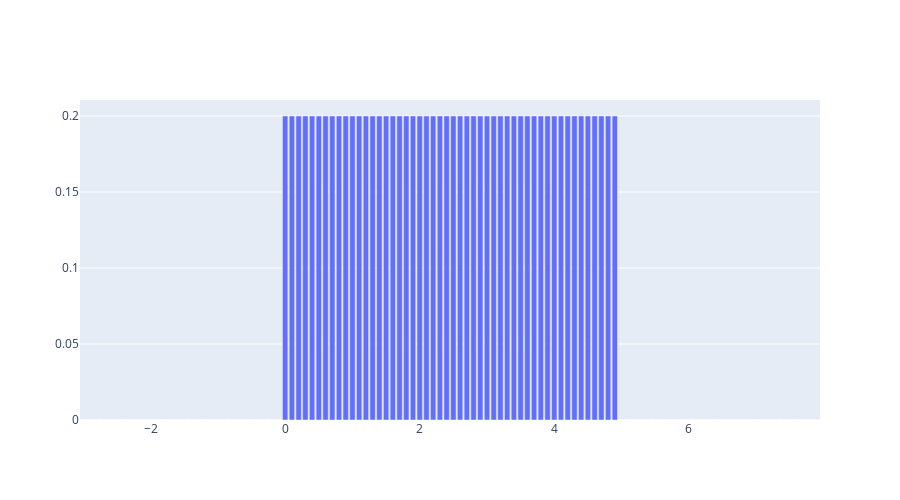

Notebook cell for this chart:
### Markdown cell above
$\textbf{Uniform Distribution}$

- If $\theta_1 < \theta_2$, a random variable, $Y$, is said to have a continuous uniform probability distribution on the interval $(\theta_1, \theta_2) \iff$ the density of $Y$ if

\begin{gather}
f(y) = \begin{cases}
      \frac{1}{\theta_2 - \theta_1}, & \text{if}\ \theta_1 \leq y \leq \theta_2 \\
      0, & \text{otherwise}
    \end{cases}
\end{gather}

- $E(Y) = \frac{\theta_1 - \theta_2}{2}$

- $V(Y) = \frac{(\theta_1 - \theta_2)^2}{2}$

### Code cell
from scipy.stats import uniform
import numpy as np
import plotly.graph_objects as go

#creating an array of values between
#-3 to 8 with a difference of 0.1
x = np.arange(-3, 8, 0.1)

y = uniform.pdf(x, 0, 5)

fig = go.Figure([go.Bar(x=x, y=y)])
fig.update_layout(height = 500)
fig.show()

### Figure 1 — Plotly figure (JSON) as saved in the notebook; plotly's stock layout.template omitted (floating-point values rounded to 4 significant figures)
{"data": [{"type": "bar", "x": [-3, -2.9, -2.8, -2.7, -2.6, -2.5, -2.4, -2.3, -2.2, -2.1, -2.0, -1.9, -1.8, -1.7, -1.6, -1.5, -1.4, -1.3, -1.2, -1.1, -1.0, -0.9, -0.8, -0.7, -0.6, -0.5, -0.4, -0.3, -0.2, -0.1, 2.665e-15, 0.1, 0.2, 0.3, 0.4, 0.5, 0.6, 0.7, 0.8, 0.9, 1.0, 1.1, 1.2, 1.3, 1.4, 1.5, 1.6, 1.7, 1.8, 1.9, 2.0, 2.1, 2.2, 2.3, 2.4, 2.5, 2.6, 2.7, 2.8, 2.9, 3.0, 3.1, 3.2, 3.3, 3.4, 3.5, 3.6, 3.7, 3.8, 3.9, 4.0, 4.1, 4.2, 4.3, 4.4, 4.5, 4.6, 4.7, 4.8, 4.9, 5.0, 5.1, 5.2, 5.3, 5.4, 5.5, 5.6, 5.7, 5.8, 5.9, 6.0, 6.1, 6.2, 6.3, 6.4, 6.5, 6.6, 6.7, 6.8, 6.9, 7.0, 7.1, 7.2, 7.3, 7.4, 7.5, 7.6, 7.7, 7.8, 7.9], "y": [0, 0, 0, 0, 0, 0, 0, 0, 0, 0, 0, 0, 0, 0, 0, 0, 0, 0, 0, 0, 0, 0, 0, 0, 0, 0, 0, 0, 0, 0, 0.2, 0.2, 0.2, 0.2, 0.2, 0.2, 0.2, 0.2, 0.2, 0.2, 0.2, 0.2, 0.2, 0.2, 0.2, 0.2, 0.2, 0.2, 0.2, 0.2, 0.2, 0.2, 0.2, 0.2, 0.2, 0.2, 0.2, 0.2, 0.2, 0.2, 0.2, 0.2, 0.2, 0.2, 0.2, 0.2, 0.2, 0.2, 0.2, 0.2, 0.2, 0.2, 0.2, 0.2, 0.2, 0.2, 0.2, 0.2, 0.2, 0.2, 0, 0, 0, 0, 0, 0, 0, 0, 0, 0, 0, 0, 0, 0, 0, 0, 0, 0, 0, 0, 0, 0, 0, 0, 0, 0, 0, 0, 0, 0]}], "layout": {"height": 500}}
